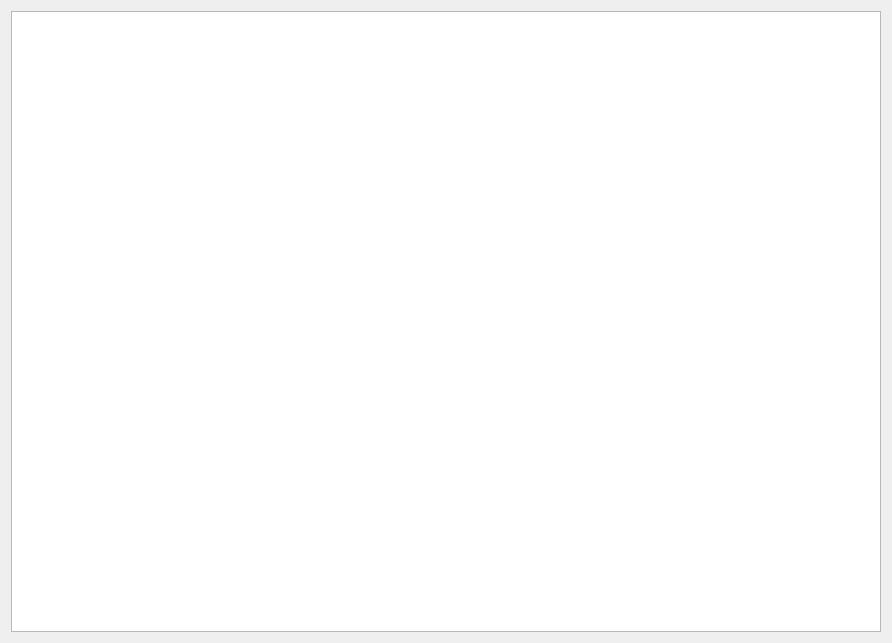
<?xml version="1.0" encoding="UTF-8"?>
<ui version="4.0">
 <class>Form</class>
 <widget class="QWidget" name="Form">
  <property name="geometry">
   <rect>
    <x>0</x>
    <y>0</y>
    <width>892</width>
    <height>643</height>
   </rect>
  </property>
  <property name="windowTitle">
   <string>Form</string>
  </property>
  <layout class="QVBoxLayout" name="verticalLayout">
   <item>
    <widget class="QGraphicsView" name="graphicsView"/>
   </item>
  </layout>
 </widget>
 <resources/>
 <connections/>
</ui>
